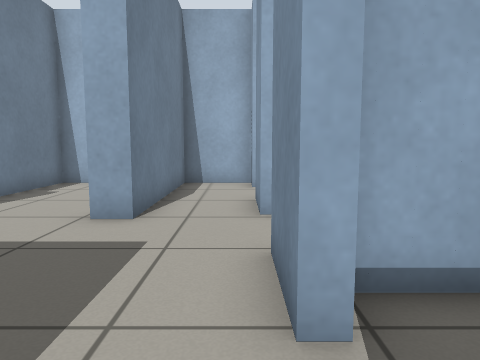
View 1 (above)

22 first-person views from a walk through a robot-simulator world made for Gazebo. The camera is 0.7 m above the floor, tilts 6° down and sees 70° across. The floor is counted in squares, 0.5 m on a side. Each view is taken from the middle of a square. On the plan, view 1 faces up. The plan holds only what a view shows up to about 15 squares ahead; the rest is blank.

View 2
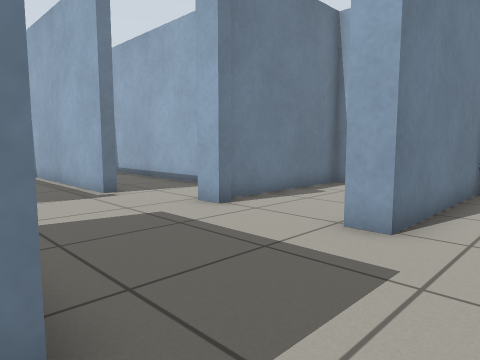

View 3
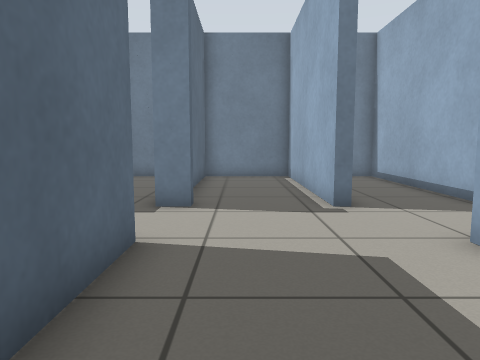

View 4
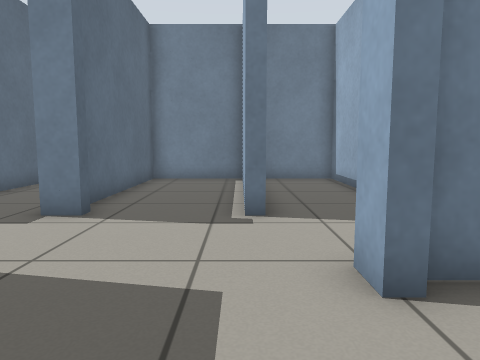

View 5
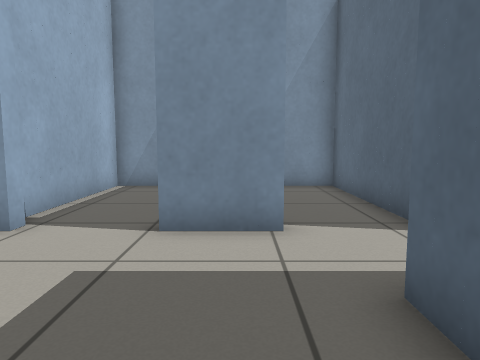

View 6
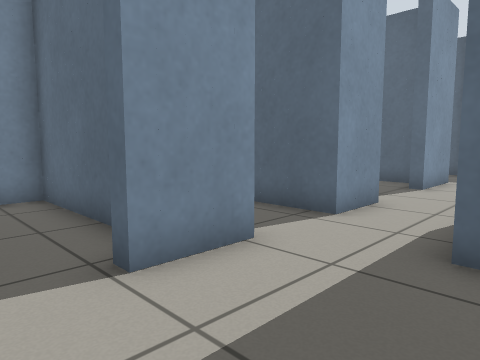

View 7
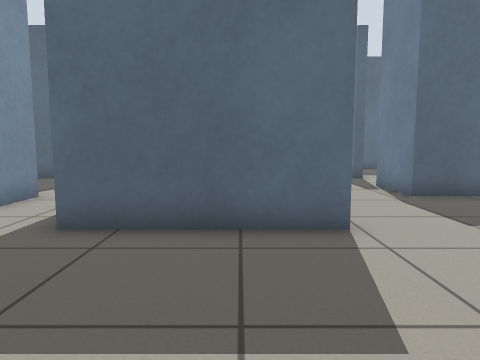

View 8
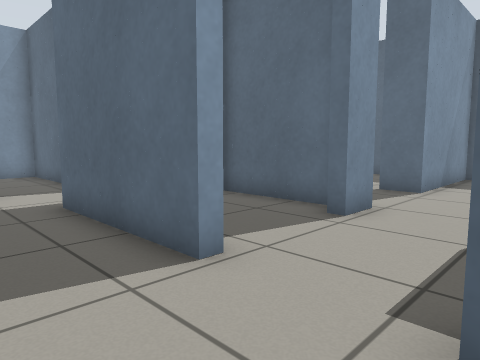

View 9
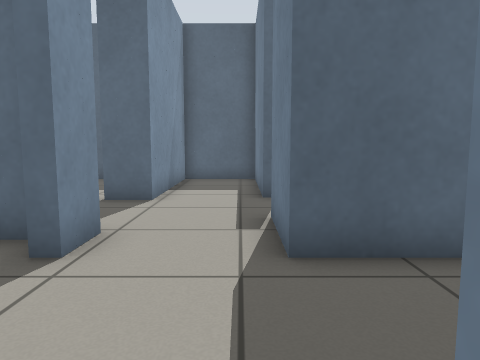

View 10
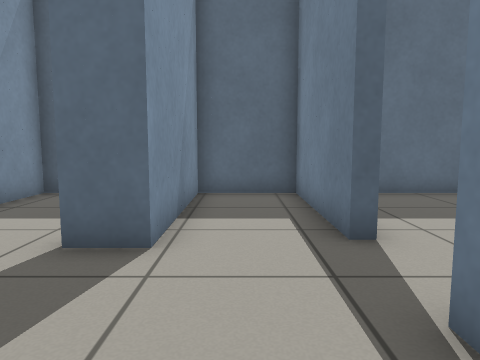

View 11
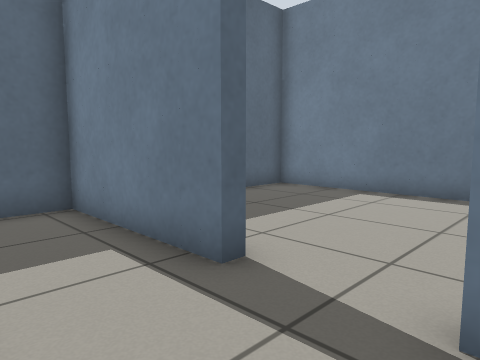

View 12
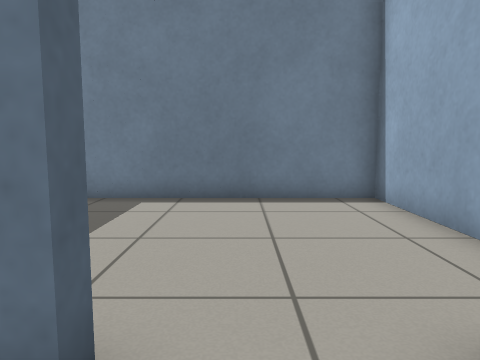

View 13
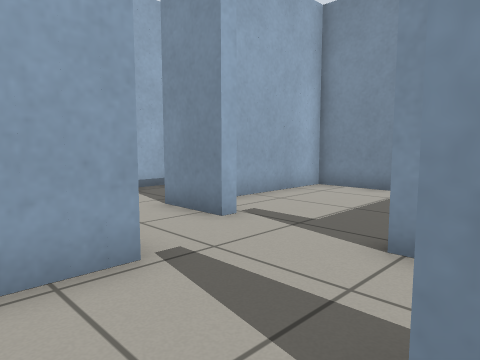

View 14
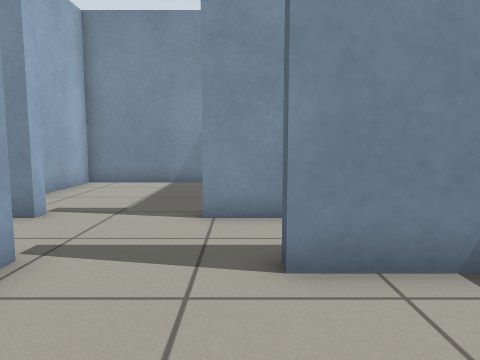

View 15
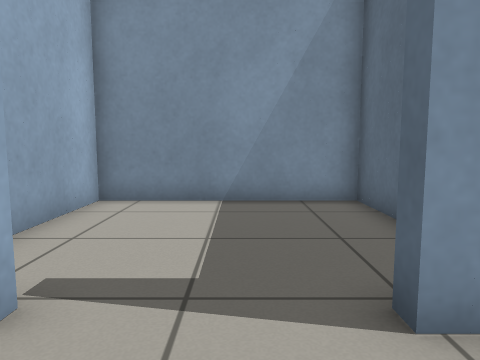

View 16
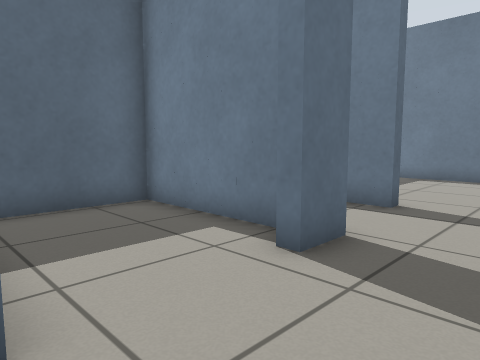

View 17
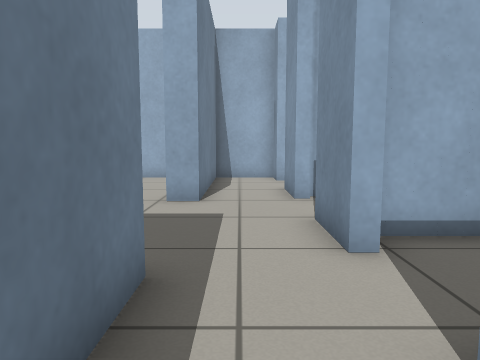

View 18
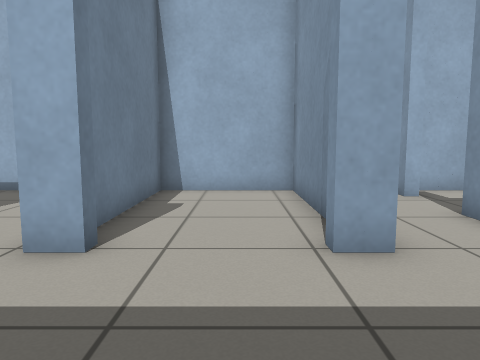

View 19
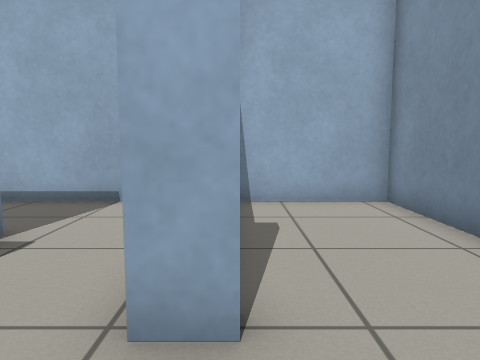

View 20
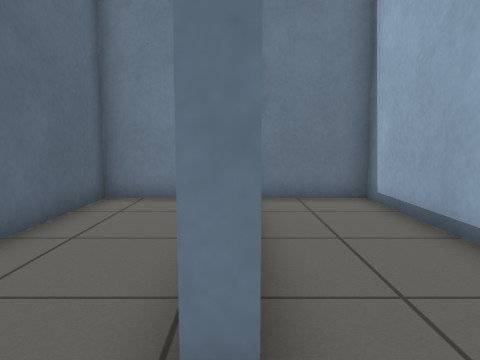

View 21
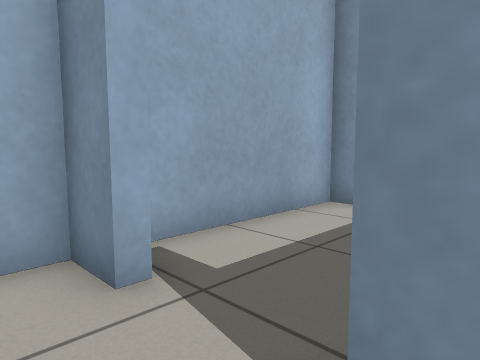

View 22
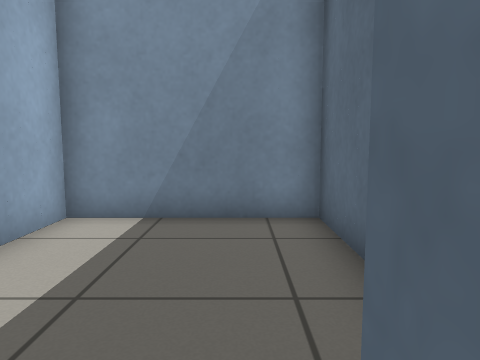

### Floor plan
Ten units are one square. View 1 is at (0, 0); x grows to the right and y downward. Boxes are objects, and circles mark ways between rooms. Rooms are numbered by the first view taken in them; rooms with no view inside come last. Other rooms are left out.
<svg viewBox="-173 -128 242 250">
<path fill="none" stroke="#000" d="M-60 -68 -60 -63 -69 -63M-68 -10 -68 -15 -20 -15 -20 8M-20 -63 -28 -63 -28 -68M-96 -56 -96 -51 -168 -51 -168 -15 -109 -15M-24 -82 -24 -123 -64 -123 -64 -69M-100 -19 -96 -19 -96 -10M9 -23 4 -23 4 -43 9 -43M9 -67 4 -67M-96 -87 -168 -87 -168 -55 -129 -55M25 -35 64 -35 64 -71 9 -71M28 -31 10 -31M4 21 4 1 64 1 64 -16M-24 65 -20 65M4 65 4 53M-96 -91 -96 -87M-68 34 -68 21 -64 21M-60 29 -24 29M-151 21 -96 21 -96 35M-168 6 -168 16M-64 75 -64 117 -24 117 -24 65M-68 65 -56 65 -56 70M-19 33 -35 33M-101 69 -96 69 -96 117 -68 117 -68 65M-96 35 -96 45M4 -111 4 -123 -20 -123 -20 -63M4 -67 4 -87M-129 25 -168 25 -168 117 -119 117M9 21 4 21M4 53 9 53M12 69 64 69 64 5 24 5M40 -75 64 -75 64 -123 14 -123M9 -111 4 -111M4 -87 9 -87M-89 -123 -168 -123 -168 -95"/>
<circle cx="-80" cy="-10" r="3" fill="#2a7"/>
<circle cx="-20" cy="50" r="3" fill="#2a7"/>
<circle cx="-5" cy="-75" r="3" fill="#2a7"/>
<circle cx="10" cy="40" r="3" fill="#2a7"/>
<circle cx="-85" cy="-90" r="3" fill="#2a7"/>
<circle cx="-85" cy="30" r="3" fill="#2a7"/>
<circle cx="-65" cy="50" r="3" fill="#2a7"/>
<circle cx="-100" cy="55" r="3" fill="#2a7"/>
<circle cx="10" cy="-100" r="3" fill="#2a7"/>
<text x="-50" y="-40">1</text>
<text x="-90" y="10">2</text>
<text x="-50" y="70">3</text>
<text x="-90" y="70">4</text>
<text x="-10" y="-100">5</text>
<text x="-140" y="70">6</text>
<text x="40" y="40">7</text>
<text x="40" y="-100">8</text>
<text x="-120" y="-110">9</text>
</svg>
Room 1 opens to room 2. Room 1 opens to room 3. Room 1 opens to room 5. Room 1 opens to room 7. Room 1 opens to room 9. Room 2 opens to room 4. Room 3 opens to room 4. Room 4 opens to room 6. Room 5 opens to room 8.

Where each view was taken, in squares from view 1:
view 1: 0 up, 0 right, facing up
view 2: 1 up, 0 right, facing up-left
view 3: 3 up, 2 left, facing left
view 4: 5 up, 3 left, facing left
view 5: 3 up, 5 left, facing right
view 6: 6 up, 3 left, facing down-right
view 7: 7 up, 5 left, facing down
view 8: 4 up, 10 left, facing down-right
view 9: 2 up, 9 left, facing down
view 10: 2 down, 8 left, facing down
view 11: 4 down, 7 left, facing down-left
view 12: 6 down, 8 left, facing left
view 13: 7 down, 4 left, facing up-right
view 14: 6 down, 6 left, facing right
view 15: 4 down, 2 left, facing right
view 16: 4 down, 2 left, facing down-left
view 17: 2 down, 1 left, facing up
view 18: 2 up, 4 left, facing up
view 19: 4 up, 6 left, facing up
view 20: 9 up, 8 left, facing left
view 21: 8 up, 1 left, facing up-right
view 22: 9 up, 0 right, facing right
